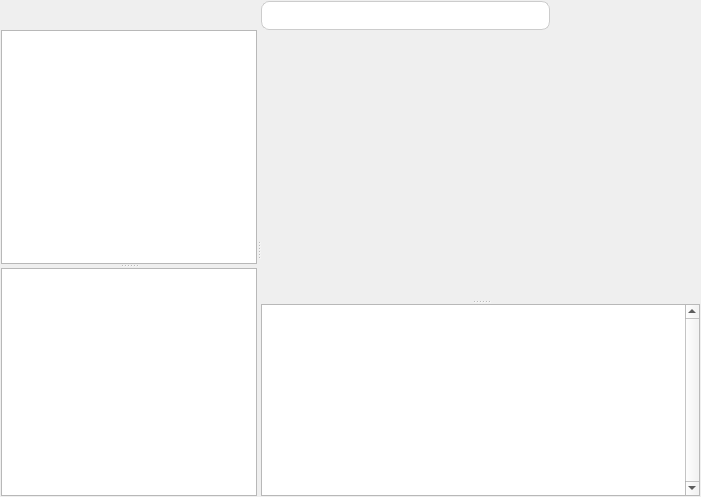
<?xml version="1.0" encoding="UTF-8"?>
<ui version="4.0">
 <class>MainWindow</class>
 <widget class="QWidget" name="MainWindow">
  <property name="geometry">
   <rect>
    <x>0</x>
    <y>0</y>
    <width>701</width>
    <height>497</height>
   </rect>
  </property>
  <layout class="QVBoxLayout" name="verticalLayout_2">
   <property name="spacing">
    <number>0</number>
   </property>
   <property name="leftMargin">
    <number>0</number>
   </property>
   <property name="topMargin">
    <number>0</number>
   </property>
   <property name="rightMargin">
    <number>0</number>
   </property>
   <property name="bottomMargin">
    <number>0</number>
   </property>
   <item>
    <widget class="QStackedWidget" name="stackedWidget">
     <property name="currentIndex">
      <number>0</number>
     </property>
     <widget class="QWidget" name="mainPage">
      <layout class="QVBoxLayout" name="verticalLayout">
       <property name="spacing">
        <number>0</number>
       </property>
       <property name="leftMargin">
        <number>1</number>
       </property>
       <property name="topMargin">
        <number>1</number>
       </property>
       <property name="rightMargin">
        <number>1</number>
       </property>
       <property name="bottomMargin">
        <number>1</number>
       </property>
       <item>
        <widget class="QSplitter" name="splitter_3">
         <property name="orientation">
          <enum>Qt::Horizontal</enum>
         </property>
         <widget class="QSplitter" name="splitter">
          <property name="orientation">
           <enum>Qt::Vertical</enum>
          </property>
          <widget class="QWidget" name="widget" native="true">
           <layout class="QGridLayout" name="gridLayout_2">
            <property name="leftMargin">
             <number>0</number>
            </property>
            <property name="topMargin">
             <number>0</number>
            </property>
            <property name="rightMargin">
             <number>0</number>
            </property>
            <property name="bottomMargin">
             <number>0</number>
            </property>
            <property name="spacing">
             <number>0</number>
            </property>
            <item row="0" column="4">
             <widget class="QToolButton" name="buttonReload">
              <property name="enabled">
               <bool>false</bool>
              </property>
              <property name="toolTip">
               <string>Reload Project</string>
              </property>
              <property name="icon">
               <iconset resource="resources/resources.qrc">
                <normaloff>:/images/actions/view-refresh.svg</normaloff>:/images/actions/view-refresh.svg</iconset>
              </property>
              <property name="iconSize">
               <size>
                <width>22</width>
                <height>22</height>
               </size>
              </property>
              <property name="autoRaise">
               <bool>true</bool>
              </property>
              <attribute name="buttonGroup">
               <string notr="true">projectButtons</string>
              </attribute>
             </widget>
            </item>
            <item row="0" column="0">
             <widget class="QToolButton" name="buttonCloseProject">
              <property name="toolTip">
               <string>Close Project</string>
              </property>
              <property name="icon">
               <iconset resource="resources/resources.qrc">
                <normaloff>:/images/actions/document-close.svg</normaloff>:/images/actions/document-close.svg</iconset>
              </property>
              <property name="iconSize">
               <size>
                <width>22</width>
                <height>22</height>
               </size>
              </property>
              <property name="popupMode">
               <enum>QToolButton::InstantPopup</enum>
              </property>
              <property name="autoRaise">
               <bool>true</bool>
              </property>
             </widget>
            </item>
            <item row="1" column="0" colspan="8">
             <widget class="QTreeView" name="fileViewer">
              <property name="sizePolicy">
               <sizepolicy hsizetype="Expanding" vsizetype="Expanding">
                <horstretch>1</horstretch>
                <verstretch>1</verstretch>
               </sizepolicy>
              </property>
              <property name="editTriggers">
               <set>QAbstractItemView::NoEditTriggers</set>
              </property>
              <property name="dragEnabled">
               <bool>true</bool>
              </property>
              <property name="dragDropMode">
               <enum>QAbstractItemView::DragDrop</enum>
              </property>
              <property name="defaultDropAction">
               <enum>Qt::TargetMoveAction</enum>
              </property>
              <property name="alternatingRowColors">
               <bool>true</bool>
              </property>
              <property name="selectionMode">
               <enum>QAbstractItemView::ExtendedSelection</enum>
              </property>
              <property name="textElideMode">
               <enum>Qt::ElideMiddle</enum>
              </property>
              <property name="uniformRowHeights">
               <bool>true</bool>
              </property>
              <property name="animated">
               <bool>true</bool>
              </property>
              <property name="headerHidden">
               <bool>true</bool>
              </property>
             </widget>
            </item>
            <item row="0" column="6">
             <widget class="QToolButton" name="buttonExport">
              <property name="enabled">
               <bool>false</bool>
              </property>
              <property name="toolTip">
               <string>Export project</string>
              </property>
              <property name="icon">
               <iconset resource="resources/resources.qrc">
                <normaloff>:/images/actions/document-export.svg</normaloff>:/images/actions/document-export.svg</iconset>
              </property>
              <property name="iconSize">
               <size>
                <width>22</width>
                <height>22</height>
               </size>
              </property>
              <property name="autoRaise">
               <bool>true</bool>
              </property>
              <attribute name="buttonGroup">
               <string notr="true">projectButtons</string>
              </attribute>
             </widget>
            </item>
            <item row="0" column="5">
             <widget class="QToolButton" name="buttonFindAll">
              <property name="enabled">
               <bool>false</bool>
              </property>
              <property name="toolTip">
               <string>Find in files</string>
              </property>
              <property name="icon">
               <iconset resource="resources/resources.qrc">
                <normaloff>:/images/actions/edit-find-replace.svg</normaloff>:/images/actions/edit-find-replace.svg</iconset>
              </property>
              <property name="iconSize">
               <size>
                <width>22</width>
                <height>22</height>
               </size>
              </property>
              <property name="autoRaise">
               <bool>true</bool>
              </property>
              <attribute name="buttonGroup">
               <string notr="true">projectButtons</string>
              </attribute>
             </widget>
            </item>
            <item row="0" column="7">
             <widget class="QToolButton" name="buttonTools">
              <property name="toolTip">
               <string>Tool menu</string>
              </property>
              <property name="icon">
               <iconset resource="resources/resources.qrc">
                <normaloff>:/images/actions/run-build-configure.svg</normaloff>:/images/actions/run-build-configure.svg</iconset>
              </property>
              <property name="iconSize">
               <size>
                <width>22</width>
                <height>22</height>
               </size>
              </property>
              <property name="popupMode">
               <enum>QToolButton::InstantPopup</enum>
              </property>
              <property name="autoRaise">
               <bool>true</bool>
              </property>
             </widget>
            </item>
            <item row="0" column="1">
             <widget class="QToolButton" name="buttonConfigurationMain">
              <property name="toolTip">
               <string>Configuration</string>
              </property>
              <property name="icon">
               <iconset resource="resources/resources.qrc">
                <normaloff>:/images/actions/configure.svg</normaloff>:/images/actions/configure.svg</iconset>
              </property>
              <property name="iconSize">
               <size>
                <width>22</width>
                <height>22</height>
               </size>
              </property>
              <property name="autoRaise">
               <bool>true</bool>
              </property>
             </widget>
            </item>
            <item row="0" column="2" colspan="2">
             <spacer name="horizontalSpacer">
              <property name="orientation">
               <enum>Qt::Horizontal</enum>
              </property>
              <property name="sizeType">
               <enum>QSizePolicy::Preferred</enum>
              </property>
              <property name="sizeHint" stdset="0">
               <size>
                <width>22</width>
                <height>20</height>
               </size>
              </property>
             </spacer>
            </item>
           </layout>
          </widget>
          <widget class="QListView" name="actionViewer">
           <property name="sizePolicy">
            <sizepolicy hsizetype="Preferred" vsizetype="Expanding">
             <horstretch>0</horstretch>
             <verstretch>0</verstretch>
            </sizepolicy>
           </property>
           <property name="editTriggers">
            <set>QAbstractItemView::NoEditTriggers</set>
           </property>
          </widget>
         </widget>
         <widget class="QWidget" name="widget_2" native="true">
          <property name="sizePolicy">
           <sizepolicy hsizetype="Preferred" vsizetype="Preferred">
            <horstretch>1</horstretch>
            <verstretch>0</verstretch>
           </sizepolicy>
          </property>
          <property name="styleSheet">
           <string notr="true">QComboBox {
    border: 1px solid #cccccc;
    border-radius: 8px;
    padding: 1px 18px 1px 13px;
    min-width: 6em;
}

QComboBox::drop-down {
    subcontrol-origin: padding;
    subcontrol-position: top right;
    width: 15px;

    border-left-width: 0px;
    border-left-color: darkgray;
    border-left-style: solid;
    border-top-right-radius: 3px;
    border-bottom-right-radius: 3px;
}

QComboBox QAbstractItemView {
    border: 1px solid black;
    padding-left: 13px;
}
</string>
          </property>
          <layout class="QGridLayout" name="gridLayout">
           <property name="leftMargin">
            <number>0</number>
           </property>
           <property name="topMargin">
            <number>0</number>
           </property>
           <property name="rightMargin">
            <number>0</number>
           </property>
           <property name="bottomMargin">
            <number>0</number>
           </property>
           <property name="spacing">
            <number>0</number>
           </property>
           <item row="0" column="4">
            <widget class="QToolButton" name="buttonDocumentClose">
             <property name="enabled">
              <bool>false</bool>
             </property>
             <property name="toolTip">
              <string>Close current</string>
             </property>
             <property name="icon">
              <iconset resource="resources/resources.qrc">
               <normaloff>:/images/actions/document-close.svg</normaloff>:/images/actions/document-close.svg</iconset>
             </property>
             <property name="iconSize">
              <size>
               <width>22</width>
               <height>22</height>
              </size>
             </property>
             <property name="autoRaise">
              <bool>true</bool>
             </property>
             <attribute name="buttonGroup">
              <string notr="true">editionButtons</string>
             </attribute>
            </widget>
           </item>
           <item row="0" column="2">
            <widget class="QToolButton" name="buttonDocumentSave">
             <property name="enabled">
              <bool>false</bool>
             </property>
             <property name="toolTip">
              <string>Save current</string>
             </property>
             <property name="icon">
              <iconset resource="resources/resources.qrc">
               <normaloff>:/images/actions/document-save.svg</normaloff>:/images/actions/document-save.svg</iconset>
             </property>
             <property name="iconSize">
              <size>
               <width>22</width>
               <height>22</height>
              </size>
             </property>
             <property name="autoRaise">
              <bool>true</bool>
             </property>
             <attribute name="buttonGroup">
              <string notr="true">editionButtons</string>
             </attribute>
            </widget>
           </item>
           <item row="0" column="0">
            <widget class="QComboBox" name="documentSelector">
             <property name="enabled">
              <bool>false</bool>
             </property>
             <property name="sizePolicy">
              <sizepolicy hsizetype="Preferred" vsizetype="Fixed">
               <horstretch>1</horstretch>
               <verstretch>0</verstretch>
              </sizepolicy>
             </property>
             <property name="minimumSize">
              <size>
               <width>135</width>
               <height>29</height>
              </size>
             </property>
            </widget>
           </item>
           <item row="0" column="5">
            <widget class="QToolButton" name="buttonDocumentCloseAll">
             <property name="enabled">
              <bool>false</bool>
             </property>
             <property name="toolTip">
              <string>Close all</string>
             </property>
             <property name="icon">
              <iconset resource="resources/resources.qrc">
               <normaloff>:/images/actions/document-close-all.svg</normaloff>:/images/actions/document-close-all.svg</iconset>
             </property>
             <property name="iconSize">
              <size>
               <width>22</width>
               <height>22</height>
              </size>
             </property>
             <property name="autoRaise">
              <bool>true</bool>
             </property>
             <attribute name="buttonGroup">
              <string notr="true">editionButtons</string>
             </attribute>
            </widget>
           </item>
           <item row="0" column="3">
            <widget class="QToolButton" name="buttonDocumentSaveAll">
             <property name="enabled">
              <bool>false</bool>
             </property>
             <property name="toolTip">
              <string>Save all</string>
             </property>
             <property name="icon">
              <iconset resource="resources/resources.qrc">
               <normaloff>:/images/actions/document-save-all.svg</normaloff>:/images/actions/document-save-all.svg</iconset>
             </property>
             <property name="iconSize">
              <size>
               <width>22</width>
               <height>22</height>
              </size>
             </property>
             <property name="autoRaise">
              <bool>true</bool>
             </property>
             <attribute name="buttonGroup">
              <string notr="true">editionButtons</string>
             </attribute>
            </widget>
           </item>
           <item row="1" column="0" colspan="6">
            <widget class="QSplitter" name="splitter_2">
             <property name="sizePolicy">
              <sizepolicy hsizetype="Preferred" vsizetype="Expanding">
               <horstretch>1</horstretch>
               <verstretch>0</verstretch>
              </sizepolicy>
             </property>
             <property name="orientation">
              <enum>Qt::Vertical</enum>
             </property>
             <widget class="DocumentManager" name="documentContainer" native="true">
              <property name="sizePolicy">
               <sizepolicy hsizetype="Expanding" vsizetype="Expanding">
                <horstretch>1</horstretch>
                <verstretch>1</verstretch>
               </sizepolicy>
              </property>
              <property name="sizeIncrement">
               <size>
                <width>0</width>
                <height>600</height>
               </size>
              </property>
             </widget>
             <widget class="QTextBrowser" name="logView">
              <property name="sizePolicy">
               <sizepolicy hsizetype="Expanding" vsizetype="Maximum">
                <horstretch>1</horstretch>
                <verstretch>0</verstretch>
               </sizepolicy>
              </property>
              <property name="verticalScrollBarPolicy">
               <enum>Qt::ScrollBarAlwaysOn</enum>
              </property>
              <property name="lineWrapMode">
               <enum>QTextEdit::NoWrap</enum>
              </property>
             </widget>
            </widget>
           </item>
           <item row="0" column="1">
            <widget class="QToolButton" name="buttonDocumentReload">
             <property name="enabled">
              <bool>false</bool>
             </property>
             <property name="toolTip">
              <string>Reload Document</string>
             </property>
             <property name="icon">
              <iconset resource="resources/resources.qrc">
               <normaloff>:/images/actions/view-refresh.svg</normaloff>:/images/actions/view-refresh.svg</iconset>
             </property>
             <property name="iconSize">
              <size>
               <width>22</width>
               <height>22</height>
              </size>
             </property>
             <property name="autoRaise">
              <bool>true</bool>
             </property>
            </widget>
           </item>
          </layout>
          <zorder>buttonDocumentCloseAll</zorder>
          <zorder>buttonDocumentClose</zorder>
          <zorder>buttonDocumentSaveAll</zorder>
          <zorder>buttonDocumentSave</zorder>
          <zorder>documentSelector</zorder>
          <zorder>splitter_2</zorder>
          <zorder>buttonDocumentReload</zorder>
         </widget>
        </widget>
       </item>
      </layout>
     </widget>
     <widget class="QWidget" name="welcomePage">
      <layout class="QVBoxLayout" name="verticalLayout_3">
       <property name="leftMargin">
        <number>22</number>
       </property>
       <property name="topMargin">
        <number>22</number>
       </property>
       <property name="rightMargin">
        <number>22</number>
       </property>
       <property name="bottomMargin">
        <number>22</number>
       </property>
       <item>
        <layout class="QHBoxLayout" name="horizontalLayout">
         <item>
          <spacer name="horizontalSpacer_2">
           <property name="orientation">
            <enum>Qt::Horizontal</enum>
           </property>
           <property name="sizeHint" stdset="0">
            <size>
             <width>60</width>
             <height>20</height>
            </size>
           </property>
          </spacer>
         </item>
         <item>
          <widget class="QLabel" name="labelLogo">
           <property name="maximumSize">
            <size>
             <width>128</width>
             <height>128</height>
            </size>
           </property>
           <property name="pixmap">
            <pixmap resource="resources/resources.qrc">:/images/embedded-ide.png</pixmap>
           </property>
           <property name="scaledContents">
            <bool>true</bool>
           </property>
          </widget>
         </item>
         <item>
          <widget class="QLabel" name="labelVersion">
           <property name="sizePolicy">
            <sizepolicy hsizetype="Preferred" vsizetype="Maximum">
             <horstretch>0</horstretch>
             <verstretch>0</verstretch>
            </sizepolicy>
           </property>
           <property name="text">
            <string>&lt;html&gt;&lt;head/&gt;&lt;body&gt;&lt;p align=&quot;center&quot;&gt;&lt;span style=&quot; font-size:16pt; font-weight:600; color:#000000;&quot;&gt;Embedded IDE&lt;br/&gt;&lt;/span&gt;&lt;span style=&quot; font-size:10pt; color:#000000;&quot;&gt;version {{version}}&lt;/span&gt;&lt;/p&gt;&lt;p align=&quot;center&quot;&gt;&lt;span style=&quot; font-style:italic; color:#000000;&quot;&gt;copyright © 2016-2018 by Martin Ribelotta&lt;br/&gt;&lt;/span&gt;&lt;a href=&quot;martinribelotta@gmail.com&quot;&gt;&lt;span style=&quot; text-decoration: underline; color:#2980b9;&quot;&gt;martinribelotta@gmail.com&lt;/span&gt;&lt;/a&gt;&lt;/p&gt;&lt;/body&gt;&lt;/html&gt;</string>
           </property>
          </widget>
         </item>
         <item>
          <spacer name="horizontalSpacer_3">
           <property name="orientation">
            <enum>Qt::Horizontal</enum>
           </property>
           <property name="sizeHint" stdset="0">
            <size>
             <width>57</width>
             <height>17</height>
            </size>
           </property>
          </spacer>
         </item>
        </layout>
       </item>
       <item>
        <widget class="QWidget" name="widget_4" native="true">
         <property name="minimumSize">
          <size>
           <width>0</width>
           <height>4</height>
          </size>
         </property>
         <property name="styleSheet">
          <string notr="true">border-bottom: 1px solid rgb(157, 166, 185);</string>
         </property>
        </widget>
       </item>
       <item>
        <layout class="QGridLayout" name="gridLayout_5">
         <item row="0" column="4" rowspan="3">
          <spacer name="verticalSpacer">
           <property name="orientation">
            <enum>Qt::Vertical</enum>
           </property>
           <property name="sizeHint" stdset="0">
            <size>
             <width>20</width>
             <height>40</height>
            </size>
           </property>
          </spacer>
         </item>
         <item row="0" column="2">
          <layout class="QGridLayout" name="gridLayout_3">
           <item row="0" column="0" rowspan="3">
            <spacer name="horizontalSpacer_4">
             <property name="orientation">
              <enum>Qt::Horizontal</enum>
             </property>
             <property name="sizeType">
              <enum>QSizePolicy::Fixed</enum>
             </property>
             <property name="sizeHint" stdset="0">
              <size>
               <width>80</width>
               <height>98</height>
              </size>
             </property>
            </spacer>
           </item>
           <item row="0" column="1">
            <widget class="QToolButton" name="buttonConfiguration">
             <property name="sizePolicy">
              <sizepolicy hsizetype="Preferred" vsizetype="Fixed">
               <horstretch>0</horstretch>
               <verstretch>0</verstretch>
              </sizepolicy>
             </property>
             <property name="toolTip">
              <string>Open Confioguration</string>
             </property>
             <property name="text">
              <string>Configuration</string>
             </property>
             <property name="icon">
              <iconset resource="resources/resources.qrc">
               <normaloff>:/images/actions/configure.svg</normaloff>:/images/actions/configure.svg</iconset>
             </property>
             <property name="iconSize">
              <size>
               <width>22</width>
               <height>22</height>
              </size>
             </property>
             <property name="toolButtonStyle">
              <enum>Qt::ToolButtonTextBesideIcon</enum>
             </property>
             <property name="autoRaise">
              <bool>true</bool>
             </property>
            </widget>
           </item>
           <item row="0" column="2">
            <widget class="QLabel" name="label_3">
             <property name="sizePolicy">
              <sizepolicy hsizetype="Maximum" vsizetype="Preferred">
               <horstretch>0</horstretch>
               <verstretch>0</verstretch>
              </sizepolicy>
             </property>
             <property name="text">
              <string>&lt;html&gt;&lt;head/&gt;&lt;body&gt;&lt;p&gt;&lt;span style=&quot; color:#264367;&quot;&gt;CTRL+SHIFT+P&lt;/span&gt;&lt;/p&gt;&lt;/body&gt;&lt;/html&gt;</string>
             </property>
            </widget>
           </item>
           <item row="0" column="3" rowspan="3">
            <spacer name="horizontalSpacer_5">
             <property name="orientation">
              <enum>Qt::Horizontal</enum>
             </property>
             <property name="sizeType">
              <enum>QSizePolicy::Fixed</enum>
             </property>
             <property name="sizeHint" stdset="0">
              <size>
               <width>80</width>
               <height>98</height>
              </size>
             </property>
            </spacer>
           </item>
           <item row="1" column="1">
            <widget class="QToolButton" name="buttonNewProject">
             <property name="sizePolicy">
              <sizepolicy hsizetype="Preferred" vsizetype="Fixed">
               <horstretch>0</horstretch>
               <verstretch>0</verstretch>
              </sizepolicy>
             </property>
             <property name="toolTip">
              <string>Create New Project</string>
             </property>
             <property name="text">
              <string>New Project</string>
             </property>
             <property name="icon">
              <iconset resource="resources/resources.qrc">
               <normaloff>:/images/actions/document-new.svg</normaloff>:/images/actions/document-new.svg</iconset>
             </property>
             <property name="iconSize">
              <size>
               <width>22</width>
               <height>22</height>
              </size>
             </property>
             <property name="toolButtonStyle">
              <enum>Qt::ToolButtonTextBesideIcon</enum>
             </property>
             <property name="autoRaise">
              <bool>true</bool>
             </property>
            </widget>
           </item>
           <item row="1" column="2">
            <widget class="QLabel" name="label">
             <property name="sizePolicy">
              <sizepolicy hsizetype="Maximum" vsizetype="Preferred">
               <horstretch>0</horstretch>
               <verstretch>0</verstretch>
              </sizepolicy>
             </property>
             <property name="text">
              <string>&lt;html&gt;&lt;head/&gt;&lt;body&gt;&lt;p&gt;&lt;span style=&quot; color:#264367;&quot;&gt;CTRL+N&lt;/span&gt;&lt;/p&gt;&lt;/body&gt;&lt;/html&gt;</string>
             </property>
            </widget>
           </item>
           <item row="2" column="1">
            <widget class="QToolButton" name="buttonOpenProject">
             <property name="sizePolicy">
              <sizepolicy hsizetype="Preferred" vsizetype="Fixed">
               <horstretch>0</horstretch>
               <verstretch>0</verstretch>
              </sizepolicy>
             </property>
             <property name="toolTip">
              <string>Open Existing Project</string>
             </property>
             <property name="text">
              <string>Open Project</string>
             </property>
             <property name="icon">
              <iconset resource="resources/resources.qrc">
               <normaloff>:/images/actions/document-open.svg</normaloff>:/images/actions/document-open.svg</iconset>
             </property>
             <property name="iconSize">
              <size>
               <width>22</width>
               <height>22</height>
              </size>
             </property>
             <property name="toolButtonStyle">
              <enum>Qt::ToolButtonTextBesideIcon</enum>
             </property>
             <property name="autoRaise">
              <bool>true</bool>
             </property>
            </widget>
           </item>
           <item row="2" column="2">
            <widget class="QLabel" name="label_2">
             <property name="sizePolicy">
              <sizepolicy hsizetype="Maximum" vsizetype="Preferred">
               <horstretch>0</horstretch>
               <verstretch>0</verstretch>
              </sizepolicy>
             </property>
             <property name="text">
              <string>&lt;html&gt;&lt;head/&gt;&lt;body&gt;&lt;p&gt;&lt;span style=&quot; color:#264367;&quot;&gt;CTRL+O&lt;/span&gt;&lt;/p&gt;&lt;/body&gt;&lt;/html&gt;</string>
             </property>
            </widget>
           </item>
          </layout>
         </item>
         <item row="2" column="2">
          <widget class="QListView" name="recentProjectsView">
           <property name="sizePolicy">
            <sizepolicy hsizetype="Preferred" vsizetype="Expanding">
             <horstretch>0</horstretch>
             <verstretch>0</verstretch>
            </sizepolicy>
           </property>
           <property name="minimumSize">
            <size>
             <width>360</width>
             <height>0</height>
            </size>
           </property>
           <property name="toolTip">
            <string>Recent Projects</string>
           </property>
           <property name="editTriggers">
            <set>QAbstractItemView::NoEditTriggers</set>
           </property>
           <property name="alternatingRowColors">
            <bool>true</bool>
           </property>
           <property name="iconSize">
            <size>
             <width>22</width>
             <height>22</height>
            </size>
           </property>
           <property name="textElideMode">
            <enum>Qt::ElideMiddle</enum>
           </property>
           <property name="uniformItemSizes">
            <bool>true</bool>
           </property>
          </widget>
         </item>
         <item row="2" column="1">
          <spacer name="horizontalSpacer_7">
           <property name="orientation">
            <enum>Qt::Horizontal</enum>
           </property>
           <property name="sizeType">
            <enum>QSizePolicy::MinimumExpanding</enum>
           </property>
           <property name="sizeHint" stdset="0">
            <size>
             <width>58</width>
             <height>20</height>
            </size>
           </property>
          </spacer>
         </item>
         <item row="2" column="3">
          <spacer name="horizontalSpacer_8">
           <property name="orientation">
            <enum>Qt::Horizontal</enum>
           </property>
           <property name="sizeType">
            <enum>QSizePolicy::MinimumExpanding</enum>
           </property>
           <property name="sizeHint" stdset="0">
            <size>
             <width>58</width>
             <height>20</height>
            </size>
           </property>
          </spacer>
         </item>
         <item row="0" column="0" rowspan="3">
          <spacer name="verticalSpacer_2">
           <property name="orientation">
            <enum>Qt::Vertical</enum>
           </property>
           <property name="sizeHint" stdset="0">
            <size>
             <width>20</width>
             <height>40</height>
            </size>
           </property>
          </spacer>
         </item>
         <item row="1" column="1" colspan="3">
          <spacer name="verticalSpacer_3">
           <property name="orientation">
            <enum>Qt::Vertical</enum>
           </property>
           <property name="sizeType">
            <enum>QSizePolicy::Fixed</enum>
           </property>
           <property name="sizeHint" stdset="0">
            <size>
             <width>20</width>
             <height>8</height>
            </size>
           </property>
          </spacer>
         </item>
        </layout>
       </item>
      </layout>
     </widget>
    </widget>
   </item>
  </layout>
 </widget>
 <layoutdefault spacing="6" margin="11"/>
 <customwidgets>
  <customwidget>
   <class>DocumentManager</class>
   <extends>QWidget</extends>
   <header location="global">documentmanager.h</header>
   <container>1</container>
  </customwidget>
 </customwidgets>
 <resources>
  <include location="resources/resources.qrc"/>
 </resources>
 <connections/>
 <buttongroups>
  <buttongroup name="projectButtons"/>
  <buttongroup name="editionButtons"/>
 </buttongroups>
</ui>
